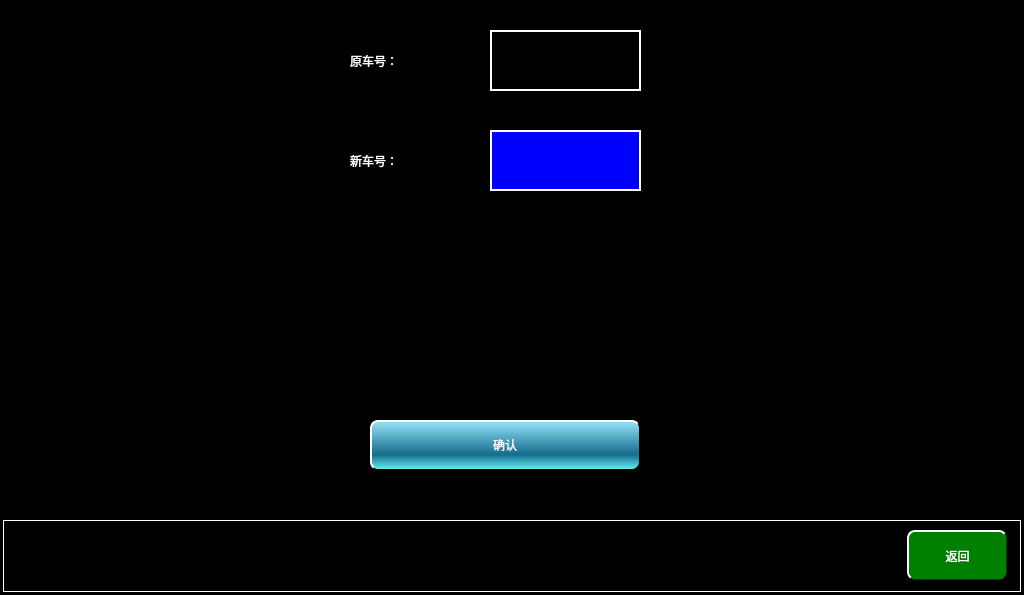
<?xml version="1.0" encoding="UTF-8"?>
<ui version="4.0">
 <class>MaintainceTrainNumSetPage</class>
 <widget class="QWidget" name="MaintainceTrainNumSetPage">
  <property name="geometry">
   <rect>
    <x>0</x>
    <y>0</y>
    <width>1024</width>
    <height>595</height>
   </rect>
  </property>
  <property name="windowTitle">
   <string>Form</string>
  </property>
  <property name="styleSheet">
   <string notr="true">QWidget
{
	background-color:black;
}
QPushButton
{
	border-radius:8px;
background:qlineargradient(spread:pad,x1:0,y1:0,x2:0,y2:0.4,stop:0 rgba(150,215,230,255),stop:0.4 rgba(100,170,200,255)
spread:pad,x1:0,y1:0.4,x2:0,y2:1,stop:0.4 rgba(52,136,159,255),stop:1 rgba(94,188,216,255));
color:rgb(23,176,176);
font:28px,&quot;微软雅黑&quot;;
border: 1px solid transparent;
}
QLabel
{
	color:white;
	font:28px &quot;微软雅黑&quot;
}</string>
  </property>
  <widget class="QPushButton" name="returnBtn">
   <property name="geometry">
    <rect>
     <x>907</x>
     <y>530</y>
     <width>100</width>
     <height>50</height>
    </rect>
   </property>
   <property name="focusPolicy">
    <enum>Qt::NoFocus</enum>
   </property>
   <property name="styleSheet">
    <string notr="true">QPushButton
{
	font: 20px, &quot;微软雅黑&quot;;
    color: white;
		border-radius:8px;
background-color: rgb(0, 128, 0);
    border-top: 2px solid white;
	border-left: 2px solid white;

}</string>
   </property>
   <property name="text">
    <string>返回</string>
   </property>
  </widget>
  <widget class="QLabel" name="label">
   <property name="geometry">
    <rect>
     <x>3</x>
     <y>520</y>
     <width>1018</width>
     <height>72</height>
    </rect>
   </property>
   <property name="styleSheet">
    <string notr="true">
background-color: rgb(0, 0, 0);

	border:1px solid white;
</string>
   </property>
   <property name="text">
    <string/>
   </property>
  </widget>
  <widget class="QLabel" name="label_2">
   <property name="geometry">
    <rect>
     <x>350</x>
     <y>30</y>
     <width>111</width>
     <height>61</height>
    </rect>
   </property>
   <property name="text">
    <string>原车号：</string>
   </property>
  </widget>
  <widget class="QLabel" name="label_3">
   <property name="geometry">
    <rect>
     <x>350</x>
     <y>130</y>
     <width>111</width>
     <height>61</height>
    </rect>
   </property>
   <property name="text">
    <string>新车号：</string>
   </property>
  </widget>
  <widget class="QLabel" name="CurrentNumlbl">
   <property name="geometry">
    <rect>
     <x>490</x>
     <y>30</y>
     <width>151</width>
     <height>61</height>
    </rect>
   </property>
   <property name="styleSheet">
    <string notr="true">border:2px solid white;
</string>
   </property>
   <property name="text">
    <string/>
   </property>
   <property name="alignment">
    <set>Qt::AlignCenter</set>
   </property>
  </widget>
  <widget class="QLabel" name="SettingNumlbl">
   <property name="geometry">
    <rect>
     <x>490</x>
     <y>130</y>
     <width>151</width>
     <height>61</height>
    </rect>
   </property>
   <property name="styleSheet">
    <string notr="true">border:2px solid white;
background-color:blue;
</string>
   </property>
   <property name="text">
    <string/>
   </property>
   <property name="alignment">
    <set>Qt::AlignCenter</set>
   </property>
  </widget>
  <widget class="QPushButton" name="ConfirmBtn">
   <property name="geometry">
    <rect>
     <x>370</x>
     <y>420</y>
     <width>270</width>
     <height>50</height>
    </rect>
   </property>
   <property name="focusPolicy">
    <enum>Qt::NoFocus</enum>
   </property>
   <property name="styleSheet">
    <string notr="true">QPushButton
{
 color:white;font:18px,&quot;微软雅黑&quot;;border-top:2px solid  white;border-left: 2px solid white;border-bottom:2px solid transparent;border-right: 2px solid transparent;background:qlineargradient(spread:pad,x1:0,y1:0,x2:0,y2:1,stop:0 rgba(150,228,250,255),stop:0.7 rgba(20,108,140,255) ,stop:1 rgba(100,238,240,255));
}</string>
   </property>
   <property name="text">
    <string>确认</string>
   </property>
  </widget>
  <zorder>label</zorder>
  <zorder>returnBtn</zorder>
  <zorder>label_2</zorder>
  <zorder>label_3</zorder>
  <zorder>CurrentNumlbl</zorder>
  <zorder>SettingNumlbl</zorder>
  <zorder>ConfirmBtn</zorder>
 </widget>
 <resources/>
 <connections/>
</ui>
